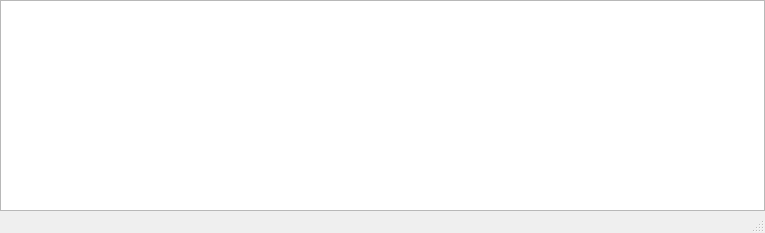
<?xml version="1.0" encoding="UTF-8"?>
<ui version="4.0">
 <class>Window_Notifications</class>
 <widget class="QMainWindow" name="Window_Notifications">
  <property name="geometry">
   <rect>
    <x>0</x>
    <y>0</y>
    <width>765</width>
    <height>233</height>
   </rect>
  </property>
  <property name="sizePolicy">
   <sizepolicy hsizetype="MinimumExpanding" vsizetype="MinimumExpanding">
    <horstretch>0</horstretch>
    <verstretch>0</verstretch>
   </sizepolicy>
  </property>
  <property name="windowTitle">
   <string>Notification Window</string>
  </property>
  <widget class="QWidget" name="centralwidget">
   <property name="sizePolicy">
    <sizepolicy hsizetype="MinimumExpanding" vsizetype="MinimumExpanding">
     <horstretch>0</horstretch>
     <verstretch>0</verstretch>
    </sizepolicy>
   </property>
   <layout class="QGridLayout" name="gridLayout">
    <property name="leftMargin">
     <number>0</number>
    </property>
    <property name="topMargin">
     <number>0</number>
    </property>
    <property name="rightMargin">
     <number>0</number>
    </property>
    <property name="bottomMargin">
     <number>0</number>
    </property>
    <property name="spacing">
     <number>0</number>
    </property>
    <item row="0" column="0">
     <widget class="QListWidget" name="listWidget"/>
    </item>
   </layout>
  </widget>
  <widget class="QMenuBar" name="menubar">
   <property name="geometry">
    <rect>
     <x>0</x>
     <y>0</y>
     <width>765</width>
     <height>21</height>
    </rect>
   </property>
  </widget>
  <widget class="QStatusBar" name="statusbar"/>
 </widget>
 <resources/>
 <connections/>
</ui>
